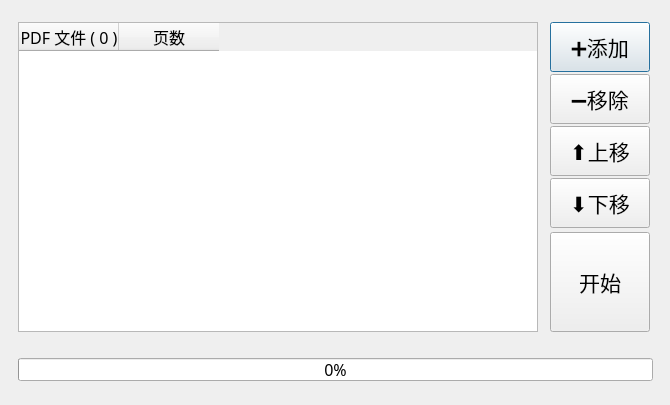
<?xml version="1.0" encoding="UTF-8"?>
<ui version="4.0">
 <class>Merge_Dialog</class>
 <widget class="QDialog" name="Merge_Dialog">
  <property name="geometry">
   <rect>
    <x>0</x>
    <y>0</y>
    <width>670</width>
    <height>405</height>
   </rect>
  </property>
  <property name="minimumSize">
   <size>
    <width>670</width>
    <height>405</height>
   </size>
  </property>
  <property name="maximumSize">
   <size>
    <width>670</width>
    <height>405</height>
   </size>
  </property>
  <property name="font">
   <font>
    <family>微软雅黑</family>
    <pointsize>12</pointsize>
   </font>
  </property>
  <property name="windowTitle">
   <string>合并文档</string>
  </property>
  <widget class="QPushButton" name="pushButton_w4_add">
   <property name="geometry">
    <rect>
     <x>550</x>
     <y>22</y>
     <width>100</width>
     <height>50</height>
    </rect>
   </property>
   <property name="font">
    <font>
     <family>微软雅黑</family>
     <pointsize>16</pointsize>
    </font>
   </property>
   <property name="text">
    <string>➕添加</string>
   </property>
  </widget>
  <widget class="QPushButton" name="pushButton_w4_start">
   <property name="geometry">
    <rect>
     <x>550</x>
     <y>232</y>
     <width>100</width>
     <height>100</height>
    </rect>
   </property>
   <property name="font">
    <font>
     <family>微软雅黑</family>
     <pointsize>16</pointsize>
    </font>
   </property>
   <property name="text">
    <string>开始</string>
   </property>
  </widget>
  <widget class="QPushButton" name="pushButton_w4_remove">
   <property name="geometry">
    <rect>
     <x>550</x>
     <y>74</y>
     <width>100</width>
     <height>50</height>
    </rect>
   </property>
   <property name="font">
    <font>
     <pointsize>16</pointsize>
    </font>
   </property>
   <property name="text">
    <string>➖移除</string>
   </property>
  </widget>
  <widget class="QPushButton" name="pushButton_w4_up">
   <property name="geometry">
    <rect>
     <x>550</x>
     <y>126</y>
     <width>100</width>
     <height>50</height>
    </rect>
   </property>
   <property name="font">
    <font>
     <pointsize>16</pointsize>
    </font>
   </property>
   <property name="text">
    <string>⬆上移</string>
   </property>
  </widget>
  <widget class="QPushButton" name="pushButton_w4_down">
   <property name="geometry">
    <rect>
     <x>550</x>
     <y>178</y>
     <width>100</width>
     <height>50</height>
    </rect>
   </property>
   <property name="font">
    <font>
     <pointsize>16</pointsize>
    </font>
   </property>
   <property name="text">
    <string>⬇下移</string>
   </property>
  </widget>
  <widget class="QTableWidget" name="tableWidget_w4_fileList">
   <property name="geometry">
    <rect>
     <x>18</x>
     <y>22</y>
     <width>520</width>
     <height>310</height>
    </rect>
   </property>
   <property name="showGrid">
    <bool>true</bool>
   </property>
   <property name="gridStyle">
    <enum>Qt::SolidLine</enum>
   </property>
   <column>
    <property name="text">
     <string>PDF 文件 ( 0 )</string>
    </property>
   </column>
   <column>
    <property name="text">
     <string>页数</string>
    </property>
    <property name="textAlignment">
     <set>AlignCenter</set>
    </property>
   </column>
  </widget>
  <widget class="QProgressBar" name="progressBar_w4_bar">
   <property name="geometry">
    <rect>
     <x>18</x>
     <y>358</y>
     <width>635</width>
     <height>23</height>
    </rect>
   </property>
   <property name="value">
    <number>0</number>
   </property>
  </widget>
 </widget>
 <resources/>
 <connections/>
 <designerdata>
  <property name="gridDeltaX">
   <number>2</number>
  </property>
  <property name="gridDeltaY">
   <number>2</number>
  </property>
  <property name="gridSnapX">
   <bool>true</bool>
  </property>
  <property name="gridSnapY">
   <bool>true</bool>
  </property>
  <property name="gridVisible">
   <bool>false</bool>
  </property>
 </designerdata>
</ui>
